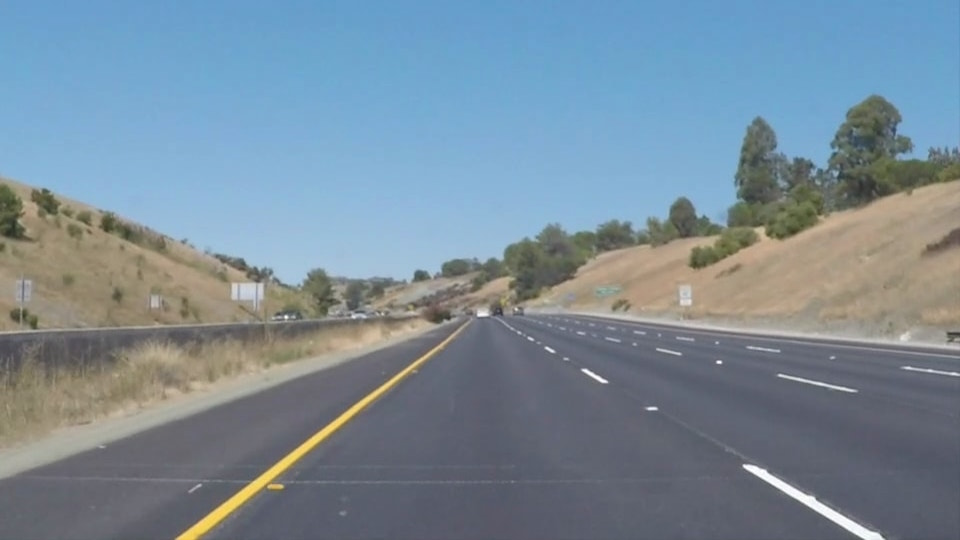
#> input picture test_images/whiteCarLaneSwitch.jpg, 960 x 540 px
$ jupyter execute --allow-errors P1.ipynb   (shell and % lines are left out)
#> lines starting #> are read from the running program, lines starting #| are printed output that depends on the picture; after the words box and inside, x2 and y2 are one past the last pixel; in counts of white or black regions, pixels touching at a corner belong together
# Self-Driving Car Engineer Nanodegree

## Project: **Finding Lane Lines on the Road**
***
In this project, you will use the tools you learned about in the lesson to identify lane lines on the road.  You can develop your pipeline on a series of individual images, and later apply the result to a video stream (really just a series of images). Check out the video clip "raw-lines-example.mp4" (also contained in this repository) to see what the output should look like after using the helper functions below.

Once you have a result that looks roughly like "raw-lines-example.mp4", you'll need to get creative and try to average and/or extrapolate the line segments you've detected to map out the full extent of the lane lines.  You can see an example of the result you're going for in the video "P1_example.mp4".  Ultimately, you would like to draw just one line for the left side of the lane, and one for the right.

In addition to implementing code, there is a brief writeup to complete. The writeup should be completed in a separate file, which can be either a markdown file or a pdf document. There is a [write up template](https://github.com/udacity/CarND-LaneLines-P1/blob/master/writeup_template.md) that can be used to guide the writing process. Completing both the code in the Ipython notebook and the writeup template will cover all of the [rubric points](https://review.udacity.com/#!/rubrics/322/view) for this project.

---
Let's have a look at our first image called 'test_images/solidWhiteRight.jpg'.  Run the 2 cells below (hit Shift-Enter or the "play" button above) to display the image.

**Note: If, at any point, you encounter frozen display windows or other confounding issues, you can always start again with a clean slate by going to the "Kernel" menu above and selecting "Restart & Clear Output".**

---

**The tools you have are color selection, region of interest selection, grayscaling, Gaussian smoothing, Canny Edge Detection and Hough Tranform line detection.  You  are also free to explore and try other techniques that were not presented in the lesson.  Your goal is piece together a pipeline to detect the line segments in the image, then average/extrapolate them and draw them onto the image for display (as below).  Once you have a working pipeline, try it out on the video stream below.**

---

<figure>

 <figcaption>
 <p></p>
 <p style="text-align: center;"> Your output should look something like this (above) after detecting line segments using the helper functions below </p>
 </figcaption>
</figure>
 <p></p>
<figure>

 <figcaption>
 <p></p>
 <p style="text-align: center;"> Your goal is to connect/average/extrapolate line segments to get output like this</p>
 </figcaption>
</figure>

**Run the cell below to import some packages.  If you get an `import error` for a package you've already installed, try changing your kernel (select the Kernel menu above --> Change Kernel).  Still have problems?  Try relaunching Jupyter Notebook from the terminal prompt.  Also, see [this forum post](https://carnd-forums.udacity.com/cq/viewquestion.action?spaceKey=CAR&id=29496372&questionTitle=finding-lanes---import-cv2-fails-even-though-python-in-the-terminal-window-has-no-problem-with-import-cv2) for more troubleshooting tips.**

## Import Packages

[cell 1]
#importing some useful packages
import matplotlib.pyplot as plt
import matplotlib.image as mpimg
import numpy as np
import cv2

## Read in an Image

[cell 2]
#reading in an image
image = mpimg.imread('test_images/whiteCarLaneSwitch.jpg')
#> image is the input picture: shape (540, 960, 3); mean R, G, B 121.2, 139.4, 152.9

#printing out some stats and plotting
print('This image is:', type(image), 'with dimesions:', image.shape)
#| This image is: <class 'numpy.ndarray'> with dimesions: (540, 960, 3)
plt.imshow(image)  # if you wanted to show a single color channel image called 'gray', for example, call as plt.imshow(gray, cmap='gray')

## Ideas for Lane Detection Pipeline

**Some OpenCV functions (beyond those introduced in the lesson) that might be useful for this project are:**

`cv2.inRange()` for color selection
`cv2.fillPoly()` for regions selection
`cv2.line()` to draw lines on an image given endpoints
`cv2.addWeighted()` to coadd / overlay two images
`cv2.cvtColor()` to grayscale or change color
`cv2.imwrite()` to output images to file
`cv2.bitwise_and()` to apply a mask to an image

**Check out the OpenCV documentation to learn about these and discover even more awesome functionality!**

## Helper Functions

Below are some helper functions to help get you started. They should look familiar from the lesson!

[cell 3]
import math

def grayscale(img):
    """Applies the Grayscale transform
    This will return an image with only one color channel
    but NOTE: to see the returned image as grayscale
    (assuming your grayscaled image is called 'gray')
    you should call plt.imshow(gray, cmap='gray')"""
    return cv2.cvtColor(img, cv2.COLOR_RGB2GRAY)
    # Or use BGR2GRAY if you read an image with cv2.imread()
    # return cv2.cvtColor(img, cv2.COLOR_BGR2GRAY)

def canny(img, low_threshold, high_threshold):
    """Applies the Canny transform"""
    return cv2.Canny(img, low_threshold, high_threshold)

def gaussian_blur(img, kernel_size):
    """Applies a Gaussian Noise kernel"""
    return cv2.GaussianBlur(img, (kernel_size, kernel_size), 0)

def region_of_interest(img, vertices):
    """
    Applies an image mask.

    Only keeps the region of the image defined by the polygon
    formed from `vertices`. The rest of the image is set to black.
    """
    #defining a blank mask to start with
    mask = np.zeros_like(img)

    #defining a 3 channel or 1 channel color to fill the mask with depending on the input image
    if len(img.shape) > 2:
        channel_count = img.shape[2]  # i.e. 3 or 4 depending on your image
        ignore_mask_color = (255,) * channel_count
    else:
        ignore_mask_color = 255

    #filling pixels inside the polygon defined by "vertices" with the fill color
    cv2.fillPoly(mask, vertices, ignore_mask_color)

    #returning the image only where mask pixels are nonzero
    masked_image = cv2.bitwise_and(img, mask)
    return masked_image


def draw_lines(img, lines, color=[255, 0, 0], thickness=2):
    """
    NOTE: this is the function you might want to use as a starting point once you want to
    average/extrapolate the line segments you detect to map out the full
    extent of the lane (going from the result shown in raw-lines-example.mp4
    to that shown in P1_example.mp4).

    Think about things like separating line segments by their
    slope ((y2-y1)/(x2-x1)) to decide which segments are part of the left
    line vs. the right line.  Then, you can average the position of each of
    the lines and extrapolate to the top and bottom of the lane.

    This function draws `lines` with `color` and `thickness`.
    Lines are drawn on the image inplace (mutates the image).
    If you want to make the lines semi-transparent, think about combining
    this function with the weighted_img() function below
    """
    for line in lines:
        for x1,y1,x2,y2 in line:
            cv2.line(img, (x1, y1), (x2, y2), color, thickness)

def draw_one_line(img, lines, color=[255, 0, 0], thickness=10):
    image_shape = img.shape
    bottom_left_x = image_shape[1] + 1
    bottom_left_y = 0
    bottom_right_x = 0
    bottom_right_y = 0
    left_slope_array = []
    right_slope_array = []

    for line in lines:
        for x1, y1, x2, y2 in line:
            slope = (y2 - y1) / (x2 - x1)
            if slope < 0:
                bottom_left_x = min(bottom_left_x, x1, x2)
                bottom_left_y = max(bottom_left_y, y1, y2)
                left_slope_array.append(slope)
            elif slope > 0:
                bottom_right_x = max(bottom_right_x, x1, x2)
                bottom_right_y = max(bottom_right_y, y1, y2)
                right_slope_array.append(slope)

    upper_y_boundary = 350
    if len(left_slope_array) > 0:
        leftPercentileSlope = np.percentile(left_slope_array, 50)
        topLeftX = int((upper_y_boundary - bottom_left_y) / leftPercentileSlope + bottom_left_x)
        topLeftY = upper_y_boundary
        cv2.line(img, (bottom_left_x, bottom_left_y), (topLeftX, topLeftY), color, thickness)

    if len(right_slope_array) > 0:
        rightPercentileSlope = np.percentile(right_slope_array, 50)
        topRightX = int((upper_y_boundary - bottom_right_y) / rightPercentileSlope + bottom_right_x)
        topRightY = upper_y_boundary
        cv2.line(img, (bottom_right_x, bottom_right_y), (topRightX, topRightY), color, thickness)


def hough_lines(img, rho, theta, threshold, min_line_len, max_line_gap, thickness=2, raw_hough_lines=True):
    """
    `img` should be the output of a Canny transform.

    Returns an image with hough lines drawn.
    """
    lines = cv2.HoughLinesP(img, rho, theta, threshold, np.array([]), minLineLength=min_line_len,
                            maxLineGap=max_line_gap)
    line_img = np.zeros((img.shape[0], img.shape[1], 3), dtype=np.uint8)

    if raw_hough_lines:
        draw_lines(line_img, lines, [255, 0, 0], thickness)
    else:
        draw_one_line(line_img, lines, [255, 0, 0], thickness)
    return line_img

# Python 3 has support for cool math symbols.

def weighted_img(img, initial_img, α=0.8, β=1., λ=0.):
    """
    `img` is the output of the hough_lines(), An image with lines drawn on it.
    Should be a blank image (all black) with lines drawn on it.

    `initial_img` should be the image before any processing.

    The result image is computed as follows:

    initial_img * α + img * β + λ
    NOTE: initial_img and img must be the same shape!
    """
    return cv2.addWeighted(initial_img, α, img, β, λ)

## Test Images

Build your pipeline to work on the images in the directory "test_images"
**You should make sure your pipeline works well on these images before you try the videos.**

[cell 4]
import os
os.listdir("test_images/")

## Build a Lane Finding Pipeline

Build the pipeline and run your solution on all test_images. Make copies into the test_images directory, and you can use the images in your writeup report.

Try tuning the various parameters, especially the low and high Canny thresholds as well as the Hough lines parameters.

[cell 5]
# TODO: Build your pipeline that will draw lane lines on the test_images
# then save them to the test_images directory.
def process_image(image, raw_hough_lines=False, thickness=10):
    # Grayscale original image
    processed_image = grayscale(image)

    # Apply gaussian blurring
    # Define a kernel size for Gaussian smoothing / blurring
    kernel_size = 5
    processed_image = gaussian_blur(processed_image, kernel_size)

    # Apply Canny
    # Define parameters for Canny and run it
    # NOTE: if you try running this code you might want to change these!
    low_threshold = 50
    high_threshold = 150
    processed_image = canny(processed_image, low_threshold, high_threshold)

    # Define region
    imshape = image.shape
    vertices = np.array([[(120, imshape[0]), (470, 317), (470, 317), (imshape[1], imshape[0])]], dtype=np.int32)
    processed_image = region_of_interest(processed_image, vertices)

    # Define the Hough transform parameters
    # Make a blank the same size as our image to draw on
    rho = 2  # distance resolution in pixels of the Hough grid
    theta = np.pi / 180  # angular resolution in radians of the Hough grid
    threshold = 15  # minimum number of votes (intersections in Hough grid cell)
    min_line_length = 30  # minimum number of pixels making up a line
    max_line_gap = 10  # maximum gap in pixels between connectable line segments
    processed_image = hough_lines(processed_image, rho, theta, threshold, min_line_length, max_line_gap, thickness, raw_hough_lines)
    processed_image = weighted_img(processed_image, image)

    return processed_image


def save_processed_images():
    fileNames = os.listdir("test_images/")

    for fileName in fileNames:
        fileOriginalFullPath = 'test_images/' + fileName
        image = mpimg.imread(fileOriginalFullPath)

        # Print out original image
        print('This image is:', type(image), 'with dimesions:', image.shape)
        plt.imshow(image)

        # Print out processed image
        fileProcessedFullPath = 'test_images/processed_' + fileName
        processed_image = process_image(image, True, 2)
        plt.imshow(processed_image)

        if os.path.exists(fileProcessedFullPath):
            os.remove(fileProcessedFullPath)

        # Save processed image to test_images/
        mpimg.imsave(fileProcessedFullPath, processed_image)


image = mpimg.imread('test_images/whiteCarLaneSwitch.jpg')
print('This image is:', type(image), 'with dimesions:', image.shape)
#| This image is: <class 'numpy.ndarray'> with dimesions: (540, 960, 3)
processed_image = process_image(image)
#> in canny, `return cv2.Canny(img, low_threshold, high_threshold)`:
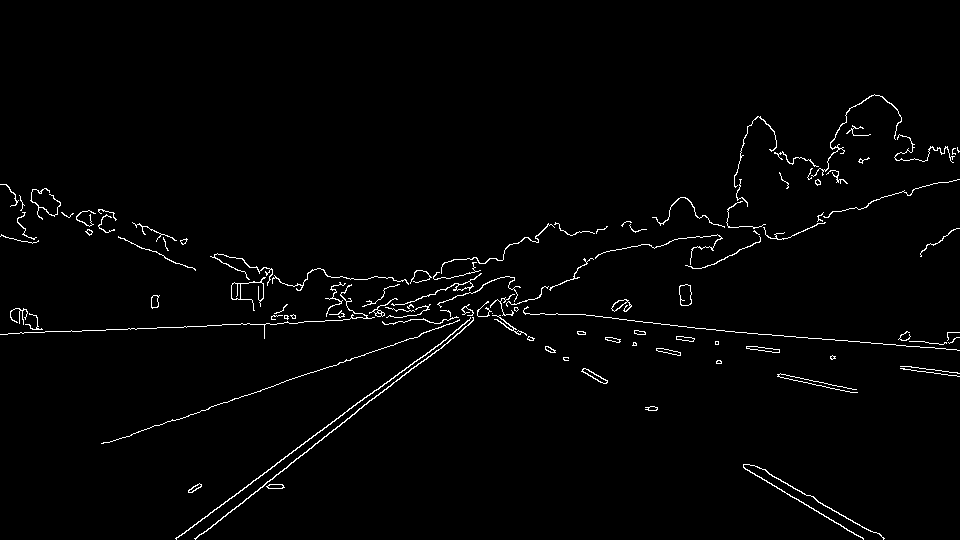
#> returned value: shape (540, 960); 1.7% white in thin lines or dots, all inside (x1, y1, x2, y2) = (0, 94, 960, 540)
#> in region_of_interest, `masked_image = cv2.bitwise_and(img, mask)`:
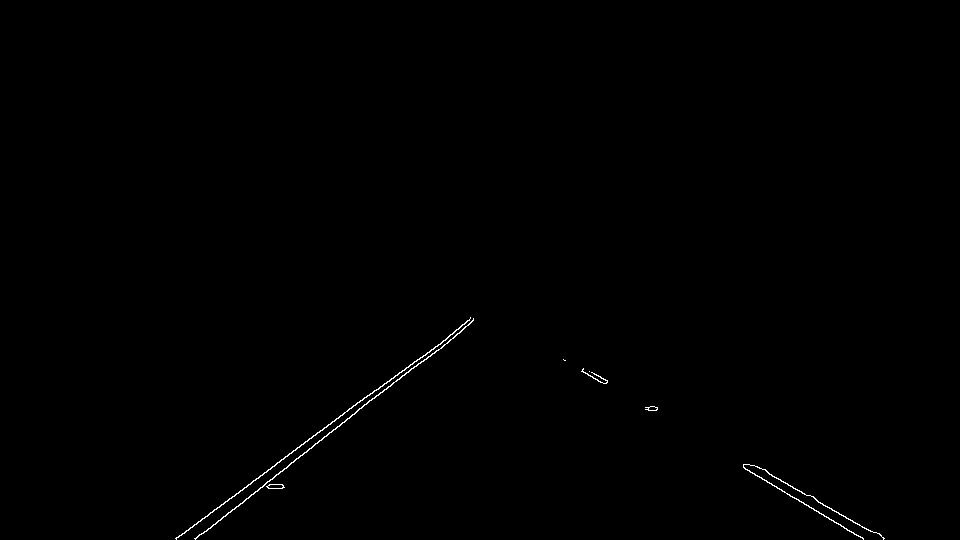
#> masked_image: shape (540, 960); 0.3% white in thin lines or dots, all inside (x1, y1, x2, y2) = (175, 317, 885, 540)
#> in hough_lines, `lines = cv2.HoughLinesP(img, rho, theta, threshold, np.array([]), minL..`: lines = 16 rows, first 6: [195, 538, 432, 353], [743, 467, 863, 539], [253, 480, 347, 411], [348, 409, 441, 343], [769, 474, 884, 538], [434, 353, 473, 319]
#> the loop in draw_one_line, `for line in lines:` made 16 passes
#> after the loop in draw_one_line, `for line in lines:`: left_slope_array = [-0.781, -0.734, -0.71, -0.872, -0.767, -0.788, -0.767, -0.694, -0.694, -0.794, -0.706, -0.789]; right_slope_array = [0.6, 0.557, 0.545, 0.6]
#> in draw_one_line, `leftPercentileSlope = np.percentile(left_slope_array, 50)`: leftPercentileSlope = -0.767
#> in draw_one_line, `topLeftX = int((upper_y_boundary - bottom_left_y) / leftPercentileSlop..`: topLeftX = 429
#> in draw_one_line, `rightPercentileSlope = np.percentile(right_slope_array, 50)`: rightPercentileSlope = 0.578
#> in draw_one_line, `topRightX = int((upper_y_boundary - bottom_right_y) / rightPercentileS..`: topRightX = 557
#> in draw_one_line, `cv2.line(img, (bottom_right_x, bottom_right_y), (topRightX, topRightY)..`:
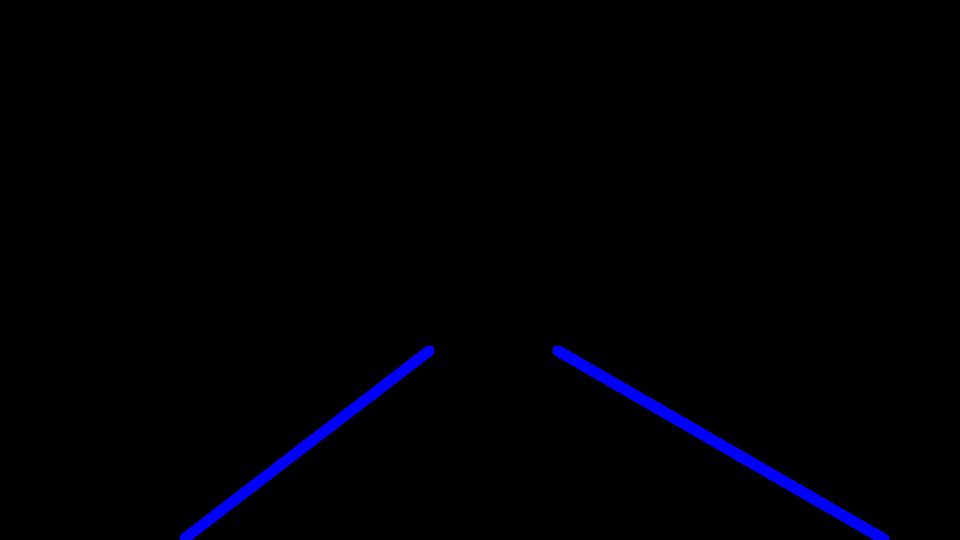
#> img: shape (540, 960, 3); mean of channels 0, 1, 2 3.8, 0, 0; drawn as B, G, R
plt.imshow(processed_image)

save_processed_images()
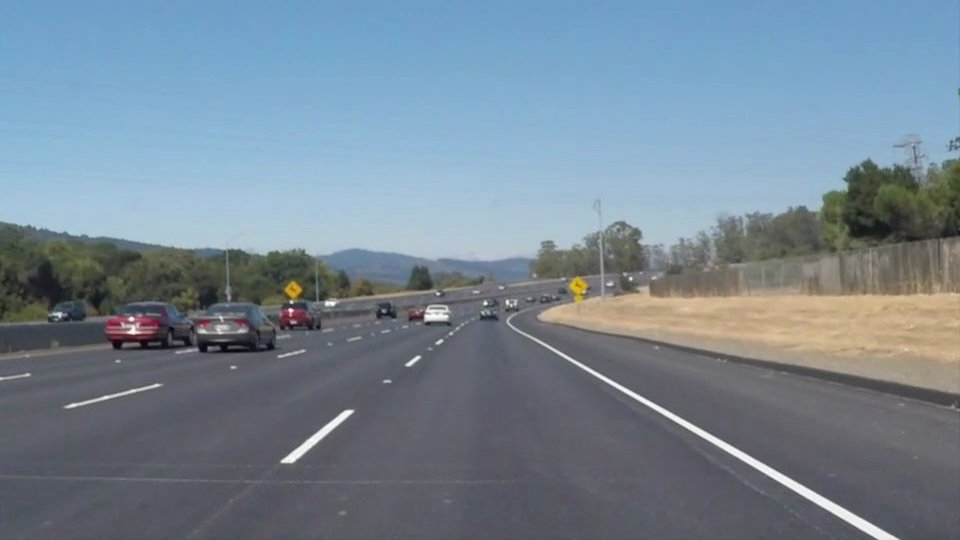
#> input picture test_images/solidWhiteCurve.jpg, 960 x 540 px
#> in save_processed_images, image is the input picture: shape (540, 960, 3); mean R, G, B 118.5, 134.5, 148.1
#| This image is: <class 'numpy.ndarray'> with dimesions: (540, 960, 3)
#> in grayscale (call 2), `return cv2.cvtColor(img, cv2.COLOR_RGB2GRAY)`:
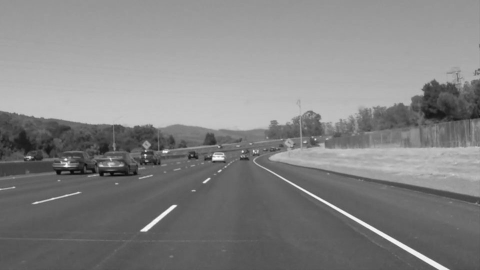
#> returned value: shape (540, 960) (shown at 1/2 size); min 5, max 255, mean 131.2
#> in region_of_interest (call 2), `masked_image = cv2.bitwise_and(img, mask)`:
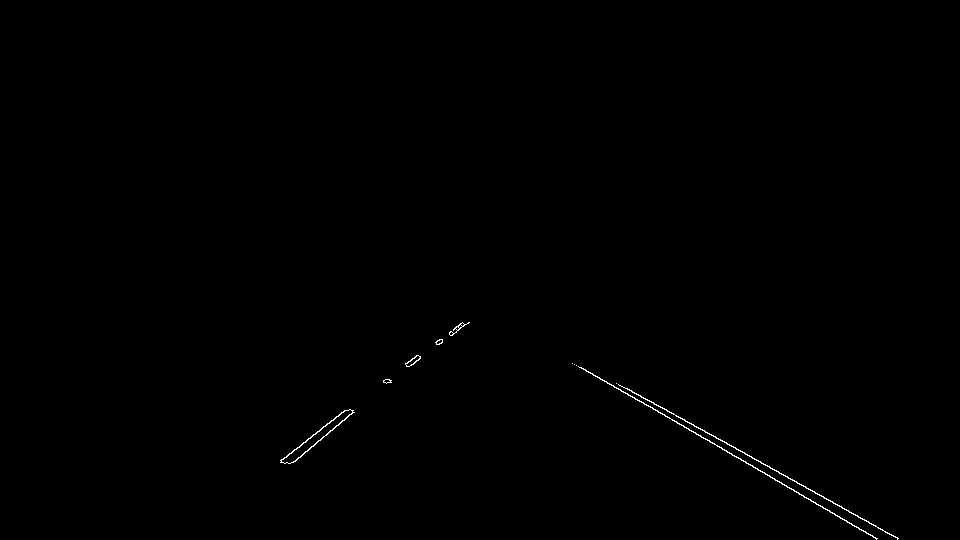
#> masked_image: shape (540, 960); 0.25% white in thin lines or dots, all inside (x1, y1, x2, y2) = (280, 322, 899, 540)
#> in hough_lines (call 2), `lines = cv2.HoughLinesP(img, rho, theta, threshold, np.array([]), minL..`: lines = 13 rows, first 6: [627, 388, 898, 538], [580, 367, 877, 538], [293, 462, 353, 412], [280, 462, 346, 410], [585, 369, 793, 489], [313, 434, 345, 410]
#> the loop in draw_lines, `for line in lines:` made 13 passes
#> call 2 of weighted_img, with α = 0.8, β = 1, λ = 0
#> in weighted_img (call 2), `return cv2.addWeighted(initial_img, α, img, β, λ)`:
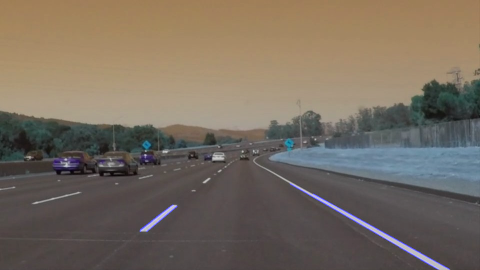
#> returned value: shape (540, 960, 3) (shown at 1/2 size); mean of channels 0, 1, 2 95.5, 107.6, 118.5; drawn as B, G, R
#> in save_processed_images, `mpimg.imsave(fileProcessedFullPath, processed_image)`:
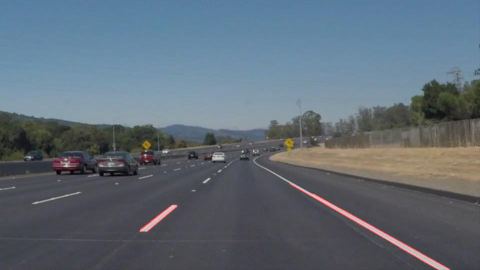
#> saved as processed_solidWhiteCurve.jpg: shape (540, 960, 3) (shown at 1/2 size); mean R, G, B 95.6, 107.5, 118.5
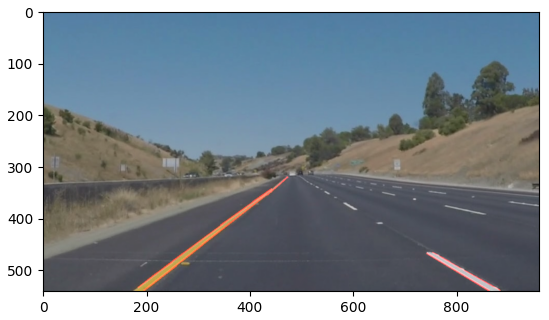
#> figure drawn by matplotlib, 1 panel

#### Test on Videos

You know what's cooler than drawing lanes over images? Drawing lanes over video!

We can test our solution on two provided videos:

`solidWhiteRight.mp4`

`solidYellowLeft.mp4`

**Note: if you get an `import error` when you run the next cell, try changing your kernel (select the Kernel menu above --> Change Kernel).  Still have problems?  Try relaunching Jupyter Notebook from the terminal prompt. Also, check out [this forum post](https://carnd-forums.udacity.com/questions/22677062/answers/22677109) for more troubleshooting tips.**

**If you get an error that looks like this:**
```
NeedDownloadError: Need ffmpeg exe.
You can download it by calling:
imageio.plugins.ffmpeg.download()
```
**Follow the instructions in the error message and check out [this forum post](https://carnd-forums.udacity.com/display/CAR/questions/26218840/import-videofileclip-error) for more troubleshooting tips across operating systems.**

[cell 6]
# Import everything needed to edit/save/watch video clips
from moviepy.editor import VideoFileClip
from IPython.display import HTML

Let's try the one with the solid white lane on the right first ...

[cell 7]
white_output = 'white.mp4'
#> white_output = 'white.mp4'
#> (the rest of this cell did not finish here and is left out)
